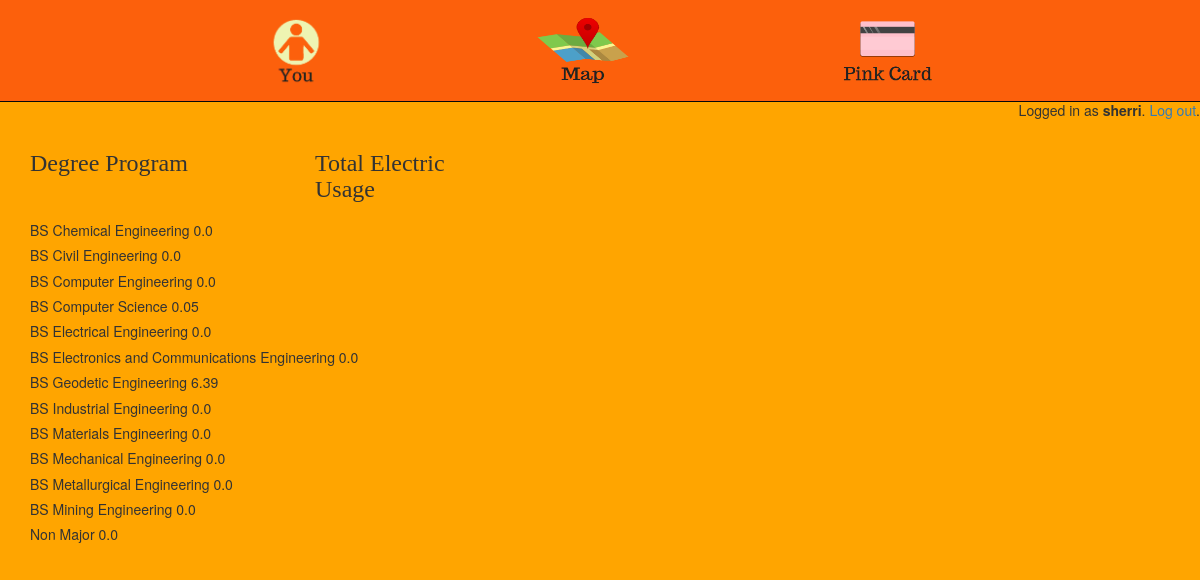
/librarian/elec_usage/ (signed in), run on the app's committed database.
### pinkcard/models.py (models this page shows)
class User(AbstractUser):
	username = models.CharField(max_length=30, unique=True)
	is_student = models.BooleanField(default=False)
	is_librarian = models.BooleanField(default=False)
	USERNAME_FIELD = 'username'

class DegreeProg(models.Model):
	deg_name = models.CharField(max_length=200, default='Non Major')
	def __str__(self):
		return self.deg_name
	class Meta:
		ordering = ('deg_name',)

### pinkcard/views/librarian.py (the view)
# urls.py: path('elec_usage/', librarian.DisplayElecUsage, name="ElecUsageListView"),
def DisplayElecUsage(request):
	deg_prog = DegreeProg.objects.all()
	students = Student.objects.all()
	no_hours = []
	for dp in deg_prog:
		no_elec_usage = 0.0
		for stud in students:
			if stud.degree_prog == dp:
				no_elec_usage = no_elec_usage + float(stud.total_elec_usage)
		no_hours.append(no_elec_usage)
	context = {
				'elec_usage_data': zip(deg_prog,no_hours)
	}
	return render(request, 'pinkcard/librarian/elec_usage.html', context)

### pinkcard/templates/pinkcard/librarian/elec_usage.html
{% extends 'base.html' %}
{% block content %}
	<div class="row text-left row-no-gutters">
		<div class="col-sm-3">
			<h3>Degree Program</h3>
		</div>
		<div class="col-sm-2">
			<h3>Total Electric Usage</h3>
		</div>
	</div>
	{% for dp, hours in elec_usage_data %}
		<h5>{{ dp }} {{ hours }}</h3>
	{% endfor %}
{% endblock content %}

### templates/base.html (shortened to what this page needs)
{% load static %}
<!doctype html>
<html lang="en">
	<head>
		<link rel="stylesheet" href="https://maxcdn.bootstrapcdn.com/bootstrap/3.4.0/css/bootstrap.min.css">
		<link rel="stylesheet" type="text/css" href="{% static 'css/app.css' %}">
	    {% if user.is_authenticated and user.is_librarian %}
	      <link rel="stylesheet" type="text/css" href="{% static 'css/librarian.css' %}">
	    {% else %}
	      <link rel="stylesheet" type="text/css" href="{% static 'css/students.css' %}">
	    {% endif %}
	</head>
	<body>
		{% if user.is_authenticated and user.is_student %}
		<div>
		<nav class="navbar navbar-inverse navbar-fixed-top">
			<div class="menu-container">
			    <ul class="nav navbar-nav">
			    	<li><a id="navbar-brand" href="#"><img src="/static/img/you.png" id="you" width="73" height="73"></a></li>
			    	<li><a id="navbar-brand" href="{% url 'students:map' %}"><img src="/static/img/map.png" id="map" width="100" height="70"></a></li>
			    	<li><a id="navbar-brand" href="#"><img src="/static/img/pinkcard.png" id="pinkcard" width="105" height="70"></a></li>
			    </ul>
			</div>
		</nav>
		</div>
		{% endif %}
		<br>
		<br>
		<br>
		<br>
		<br>
		<div class="col-6 text-right">
            {% if user.is_authenticated %}
            	<p class="pt-3">Logged in as <strong>{{ user.username }}</strong>. <a href="{% url 'logout' %}">Log out</a>.</p>
           	{% else %}
            	<a href="{% url 'login' %}" class="btn btn-light" role="button">Log in</a>
            	<a href="{% url 'signup' %}" class="btn btn-primary" role="button">Sign up</a>
          	{% endif %}
       	</div>
		<div class="container">
			<div class="content">
				{% block content %}
				{% endblock %}
			</div>
		</div>
	</body>
</html>

### static/css/app.css (style rules this page uses)
.navbar { background-color: #fc600c; }
.menu-container { position: relative; margin: 0 auto; margin-top: 0px; margin-top: -5px; max-width: 980px; padding: 0 50px; }
#navbar-brand { padding: 14px 100px; }
.nav.navbar-nav li a { color: black; font-family: OswaldRegular; }
h3 { font-family: OswaldRegular; }
a { text-decoration: none; }
li { color: black; }

### static/css/students.css (style rules this page uses)
body { background-color: orange; }

### data on the page
User: username "sherri"
DegreeProg: deg_name "BS Chemical Engineering", hours "0.0"
DegreeProg: deg_name "BS Civil Engineering", hours "0.0"
DegreeProg: deg_name "BS Computer Engineering", hours "0.0"
DegreeProg: deg_name "BS Computer Science", hours "0.05"
DegreeProg: deg_name "BS Electrical Engineering", hours "0.0"
DegreeProg: deg_name "BS Electronics and Communications Engineering", hours "0.0"
DegreeProg: deg_name "BS Geodetic Engineering", hours "6.39"
DegreeProg: deg_name "BS Industrial Engineering", hours "0.0"
DegreeProg: deg_name "BS Materials Engineering", hours "0.0"
DegreeProg: deg_name "BS Mechanical Engineering", hours "0.0"
DegreeProg: deg_name "BS Metallurgical Engineering", hours "0.0"
DegreeProg: deg_name "BS Mining Engineering", hours "0.0"
DegreeProg: deg_name "Non Major", hours "0.0"
